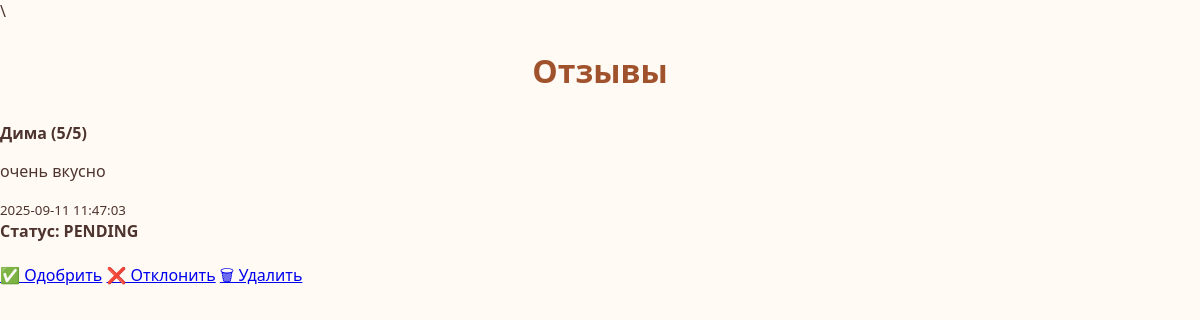
The app's page /edit_reviews.php with its own data.
### tables this page shows
CREATE TABLE `reviews` (
  `id` int(11) NOT NULL,
  `name` varchar(255) NOT NULL,
  `message` text NOT NULL,
  `rating` int(11) NOT NULL,
  `status` enum('pending','approved','rejected') DEFAULT 'pending',
  `created_at` timestamp DEFAULT CURRENT_TIMESTAMP,
  `approved` tinyint(1) DEFAULT '0'
);

### edit_reviews.php (the view, shortened to what this page needs)
<?php
include('includes/db_connect.php');
$stmt = $pdo->query("SELECT * FROM reviews ORDER BY created_at DESC");
$reviews = $stmt->fetchAll();
?>
<!DOCTYPE html>
<html lang="ru">
<head>
    <link rel="stylesheet" href="admin.css">
    <link href="css/reviews.css" rel="stylesheet">\
</head>
<body>
<div class="admin-container">
    <h2>Отзывы</h2>
    <?php foreach ($reviews as $r): ?>
        <div class="order-card">
            <strong><?= htmlspecialchars($r['name']) ?> (<?= $r['rating'] ?>/5)</strong>
            <p><?= nl2br(htmlspecialchars($r['message'])) ?></p>
            <small><?= $r['created_at'] ?></small><br>
            <strong>Статус: <?= strtoupper($r['status']) ?></strong><br><br>
            <?php if ($r['status'] === 'pending'): ?>
                <a href="?approve=<?= $r['id'] ?>">✅ Одобрить</a>
                <a href="?reject=<?= $r['id'] ?>">❌ Отклонить</a>
            <?php endif ?>
            <a href="?delete=<?= $r['id'] ?>" onclick="return confirm('Удалить отзыв?')">🗑 Удалить</a>
        </div>
    <?php endforeach ?>
</div>
</body>
</html>

### css/admin.css (style rules this page uses)
body { background-color: #f4f4f4; }

### css/reviews.css (style rules this page uses)
body { background-color: #fffaf3; font-family: 'Segoe UI', 'Arial', sans-serif; color: #4e342e; margin: 0; padding: 0; }
h2 { font-size: 2rem; margin-bottom: 30px; color: #a0522d; text-align: center; }

### records on screen
reviews: name "Дима", rating "5", message "очень вкусно", created_at "2025-09-11 11:47:03", status "PENDING"
